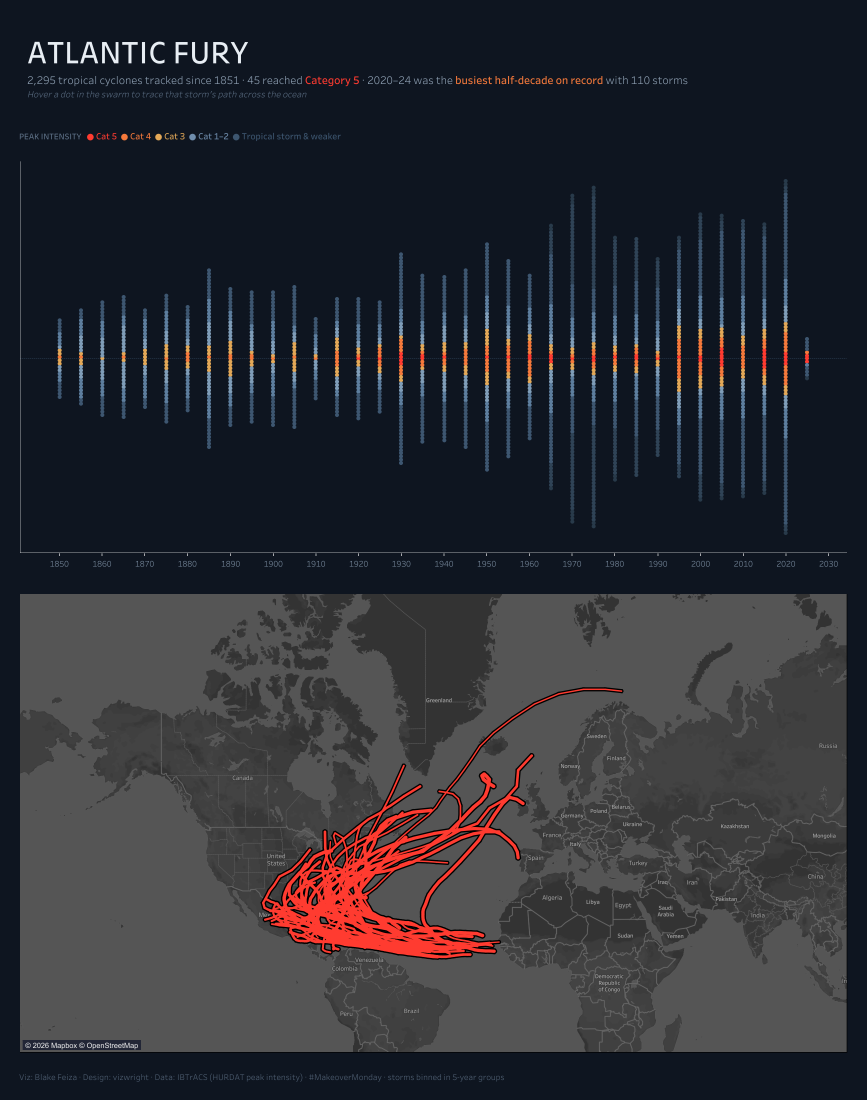
#> input picture examples/atlantic-fury.png, 2600 x 3300 px (shown at 1/3 size)
$ python verify_render.py ../examples
#> lines starting #> are read from the running program, lines starting #| are printed output that depends on the picture
#!/usr/bin/env python3
"""Deterministic render gate — runs after publish, before the design-linter.

The design-linter reads a screenshot and scores it with an LLM. That is only
meaningful if a real dashboard actually rendered. This check is the coded
guard in front of it: it fails fast, with no LLM, when a render is missing,
blank, truncated, or a solid wall of one color (the classic "worksheet errored
so Tableau drew nothing" case — which happened on this project's own GPU
scatter before it was fixed).

Checks per PNG:
  R1  file exists and is a decode-able image
  R2  dimensions are sane (>= min_w x min_h; not a 1px sliver)
  R3  not blank: luminance standard deviation over a downsampled grid must
      clear --min-std (a solid fill has std ~0)
  R4  not near-empty: the fraction of pixels differing from the modal
      background must clear --min-ink (catches "title + axes but no marks")

Usage:
  python3 tools/verify_render.py runs/<run>/renders            # all PNGs in dir
  python3 tools/verify_render.py runs/<run>/renders/Dash.png   # one file
  python3 tools/verify_render.py runs/<run>/renders --expect 1 # require >=1 PNG

Exit 0 = every render passed; 1 = a render failed or none were found (so the
orchestrator can refuse to run the design-linter on an empty renders/ dir).
"""

import argparse
import sys
from pathlib import Path

from PIL import Image


def check_image(path: Path, min_w: int, min_h: int, min_std: float, min_ink: float) -> dict:
#> called with min_w = 600, min_h = 400, min_std = 4, min_ink = 0.02
    fails = []
    try:
        img = Image.open(path).convert("L")  # luminance
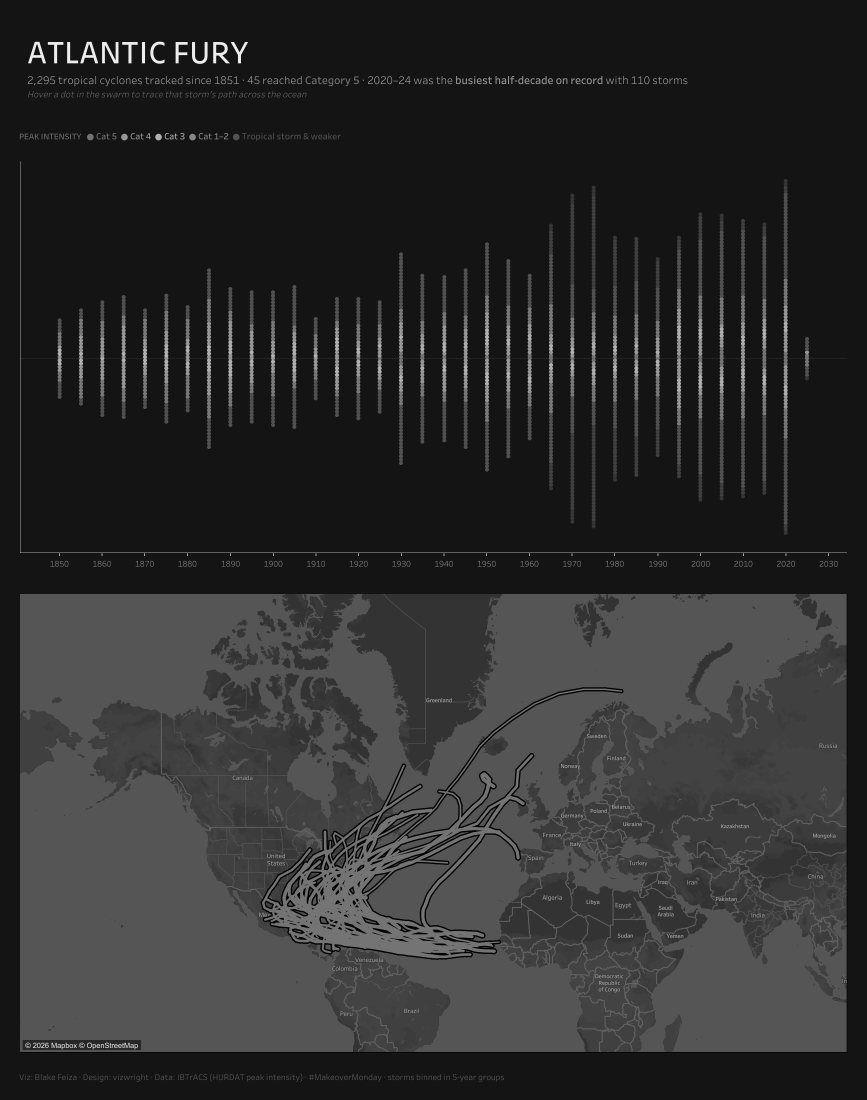
#> img: PIL image 2600x3300 L (shown at 1/3 size); min 0, max 245, mean 45
    except Exception as e:  # noqa: BLE001
        return {"file": path.name, "ok": False, "fails": [f"R1 not a decodable image: {e}"]}

    w, h = img.size
#> w = 2600; h = 3300
    if w < min_w or h < min_h:
        fails.append(f"R2 dimensions {w}x{h} below minimum {min_w}x{min_h}")

    # downsample to a 96x96 grid for a cheap, stable statistic
    small = img.resize((96, 96))
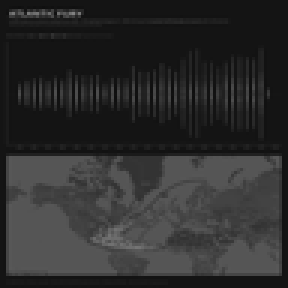
#> small: PIL image 96x96 L (shown 3 times larger); min 14, max 129, mean 45
    px = list(small.getdata())
#> px = 9216 values, max 129 at index 408, min 14 at index 2841, mean 45.03
    n = len(px)
#> n = 9216
    mean = sum(px) / n
#> mean = 45.03
    std = (sum((p - mean) ** 2 for p in px) / n) ** 0.5
#> std = 27.02
    if std < min_std:
        fails.append(f"R3 blank/solid fill (luminance std {std:.1f} < {min_std})")

    # modal background = most common luminance bucket; ink = share differing from it
    buckets = {}
    for p in px:
        b = p // 8
        buckets[b] = buckets.get(b, 0) + 1
#> after the loop, buckets = 16 items
    modal = max(buckets, key=buckets.get)
#> modal = 2
    ink = sum(c for b, c in buckets.items() if abs(b - modal) > 1) / n
#> ink = 0.502
    if ink < min_ink:
        fails.append(f"R4 near-empty (only {ink*100:.1f}% ink vs background < {min_ink*100:.0f}%)")

    return {"file": path.name, "ok": not fails, "w": w, "h": h,
            "lum_std": round(std, 1), "ink_frac": round(ink, 3), "fails": fails}


def main() -> int:
    ap = argparse.ArgumentParser()
    ap.add_argument("path", type=Path, help="a PNG or a directory of PNGs")
    ap.add_argument("--min-w", type=int, default=600)
    ap.add_argument("--min-h", type=int, default=400)
    ap.add_argument("--min-std", type=float, default=4.0)
    ap.add_argument("--min-ink", type=float, default=0.02)
    ap.add_argument("--expect", type=int, default=1, help="minimum PNG count required")
    args = ap.parse_args()

    if args.path.is_dir():
        pngs = sorted(args.path.glob("*.png"))
    elif args.path.exists():
        pngs = [args.path]
    else:
        print(f"FAIL: path not found: {args.path}")
        return 1

    if len(pngs) < args.expect:
        print(f"FAIL: found {len(pngs)} render(s), expected >= {args.expect} "
              f"(publish/export likely produced nothing)")
        return 1

    results = [check_image(p, args.min_w, args.min_h, args.min_std, args.min_ink) for p in pngs]
#> call 2 of check_image, with min_w = 600, min_h = 400, min_std = 4, min_ink = 0.02
#> in check_image (call 2), `fails = []`: fails = []
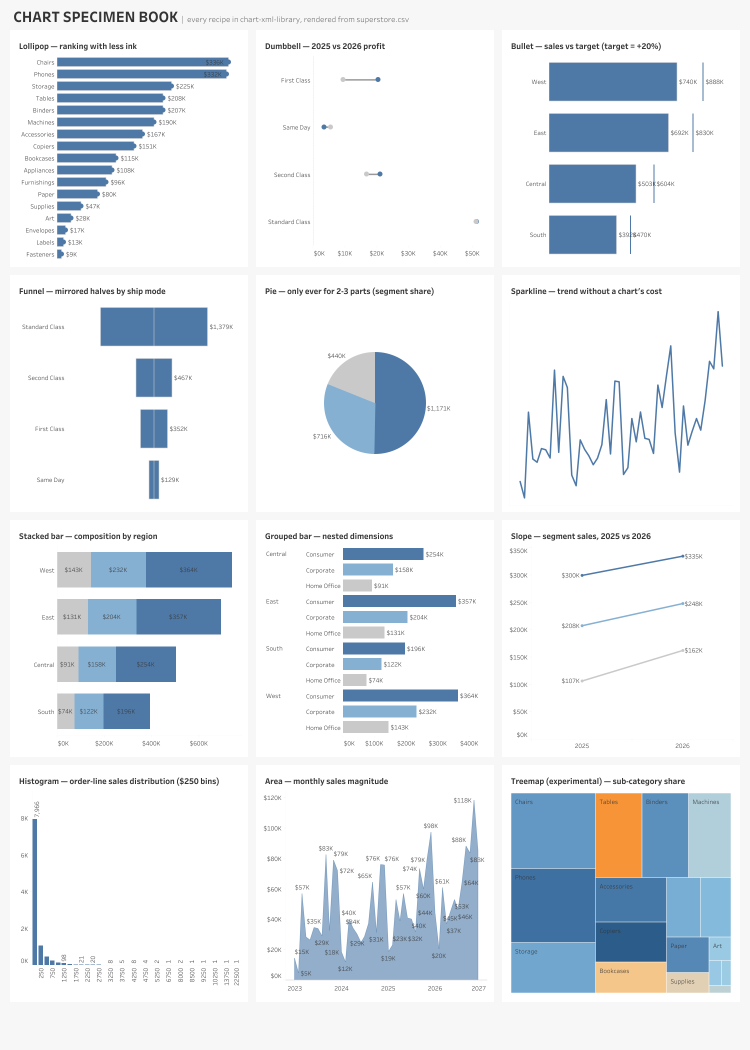
#> input picture examples/specimen-book.png, 3000 x 4200 px (shown at 1/4 size)
#> in check_image (call 2), `img = Image.open(path).convert("L")`:
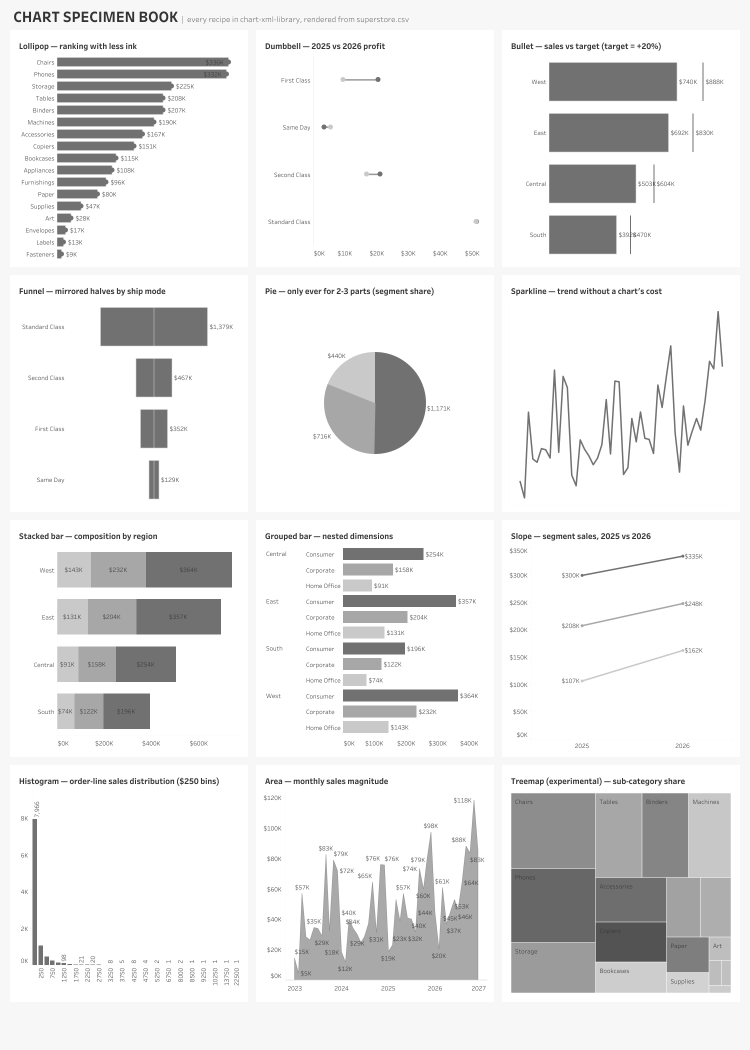
#> img: PIL image 3000x4200 L (shown at 1/4 size); min 51, max 255, mean 232.5
#> in check_image (call 2), `small = img.resize((96, 96))`:
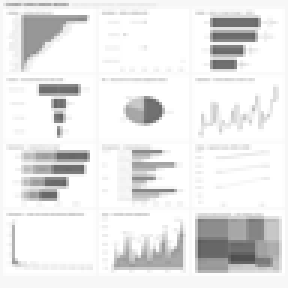
#> small: PIL image 96x96 L (shown 3 times larger); min 78, max 255, mean 232.3
#> in check_image (call 2), `px = list(small.getdata())`: px = 9216 values, max 255 at index 306, min 78 at index 8237, mean 232.3
#> in check_image (call 2), `mean = sum(px) / n`: mean = 232.3
#> in check_image (call 2), `std = (sum((p - mean) ** 2 for p in px) / n) ** 0.5`: std = 40.24
#> the loop in check_image (call 2), `for p in px:` made 9216 passes
#> (p, b) on passes 1 to 3: (247, 30), (246, 30), (239, 29)
#> after the loop in check_image (call 2), `for p in px:`: buckets = 23 items
#> in check_image (call 2), `modal = max(buckets, key=buckets.get)`: modal = 31
#> in check_image (call 2), `ink = sum(c for b, c in buckets.items() if abs(b - modal) > 1) / n`: ink = 0.269
#> results = 2 items
    bad = [r for r in results if not r["ok"]]
#> bad = []
    for r in results:
        status = "OK  " if r["ok"] else "FAIL"
        detail = "" if r["ok"] else "  ::  " + "; ".join(r["fails"])
        dims = f"{r.get('w','?')}x{r.get('h','?')} std={r.get('lum_std','?')} ink={r.get('ink_frac','?')}"
        print(f"  {status} {r['file']}  ({dims}){detail}")
#> this loop made 2 passes
#> (status, dims) on passes 1 to 2: ('OK  ', '2600x3300 std=27.0 ink=0.502'), ('OK  ', '3000x4200 std=40.2 ink=0.269')
#|   OK   atlantic-fury.png  (2600x3300 std=27.0 ink=0.502)
#|   OK   specimen-book.png  (3000x4200 std=40.2 ink=0.269)
    if bad:
        print(f"RENDER GATE FAIL: {len(bad)}/{len(results)} render(s) unusable")
        return 1
    print(f"RENDER GATE OK: {len(results)} render(s) verified")
#| RENDER GATE OK: 2 render(s) verified
    return 0


if __name__ == "__main__":
    sys.exit(main())
#> (the program exits here)
